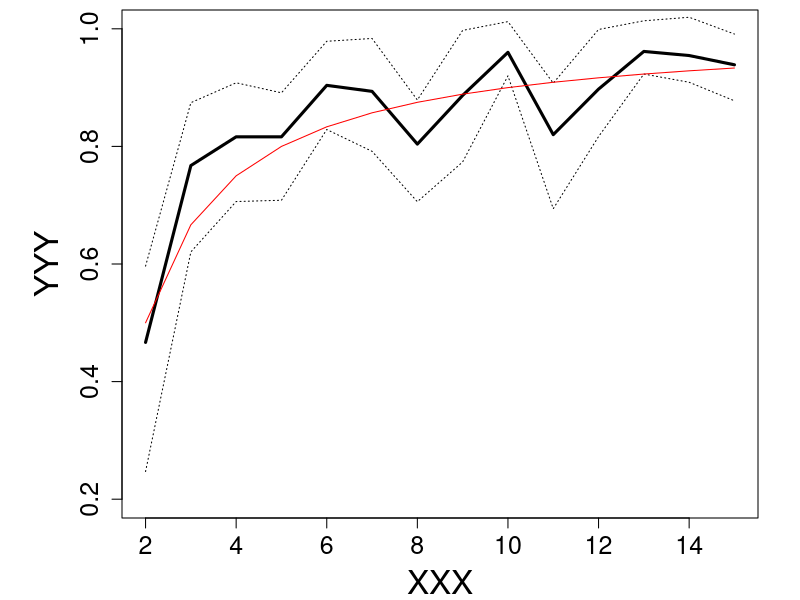

R code for this plot:
rm(list=ls())

ChernickAR <- function(k,n){
  p <- c(0:(k-1))/k
  eps <- sample(p,n,replace=T)
  
  X <- rep(NA,n); X[1] <- eps[1]
  for(i in 2:n){
    X[i] <- X[i-1]/k+eps[i]
  }
  X
}

blockbootstrap <- function(X,blocksize){
  n <- length(X)
  boot.samp <- rep(NA,n)
  ind <- c(1:n)
  ind.strt <- sample(ind,n/blocksize,replace=T)
  for(i in 1:(n/blocksize)){
    block.ind <- c(ind.strt[i]:(ind.strt[i]+blocksize-1)) %% n
    block.ind[block.ind==0] <- n
    
    ind.new.samp <- c(((i-1)*blocksize+1): (i*blocksize))
    boot.samp[ind.new.samp] <- X[block.ind]
  }
  boot.samp
}

theta.bootstrap <- function(X,n.samp,us,block.size){
  CIs <- matrix(NA,ncol=6,nrow=length(us))
  colnames(CIs) <- c("lower_r1","upper_r1","lower_r2","upper_r2","lower_fs","upper_fs")
  for(i in seq_along(us)){
    print(paste("Bootsrap for u =",us[i]))
    thetas <- matrix(NA,ncol=3,nrow=n.samp)
    for(j in 1:n.samp){
      X.boot <- blockbootstrap(X,block.size)
      thetas[j,1] <- exi(X.boot,u=us[i],r=1)
      thetas[j,2] <- exi(X.boot,u=us[i],r=2)
      thetas[j,3] <- exi(X.boot,u=us[i],r=0)
    }
    CIs[i,c(1,2)] <- quantile(thetas[,1],c(0.025,0.975))
    CIs[i,c(3,4)] <- quantile(thetas[,2],c(0.025,0.975))
    CIs[i,c(5,6)] <- quantile(thetas[,3],c(0.025,0.975))
  }
  CIs
}

library(evd)

set.seed(333)
ks <- c(2:15)
thetas <- matrix(NA,ncol=3,nrow=length(ks))
for(i in 1:length(ks)){
  X <- ChernickAR(ks[i],1000)
  theta <- exi(X,u=0.95,r=1)
  CIs <- theta.bootstrap(X,n.samp=250,us=c(0.95),block.size=50)
  thetas[i,] <- c(2*theta-CIs[,2],theta,2*theta-CIs[,1])
}

par(mfrow=c(1,1),mar=c(4.1,6.1,0.5,2.1))
plot(ks,thetas[,2],type="l",ylim=c(0.2,1),
     xlab="XXX",ylab="YYY",cex.main=2,
     cex.lab=2,cex.axis=1.5,lwd=3)
lines(ks,thetas[,1],lty="dotted")
lines(ks,thetas[,3],lty="dotted")
lines(ks,(ks-1)/ks,col="red")
